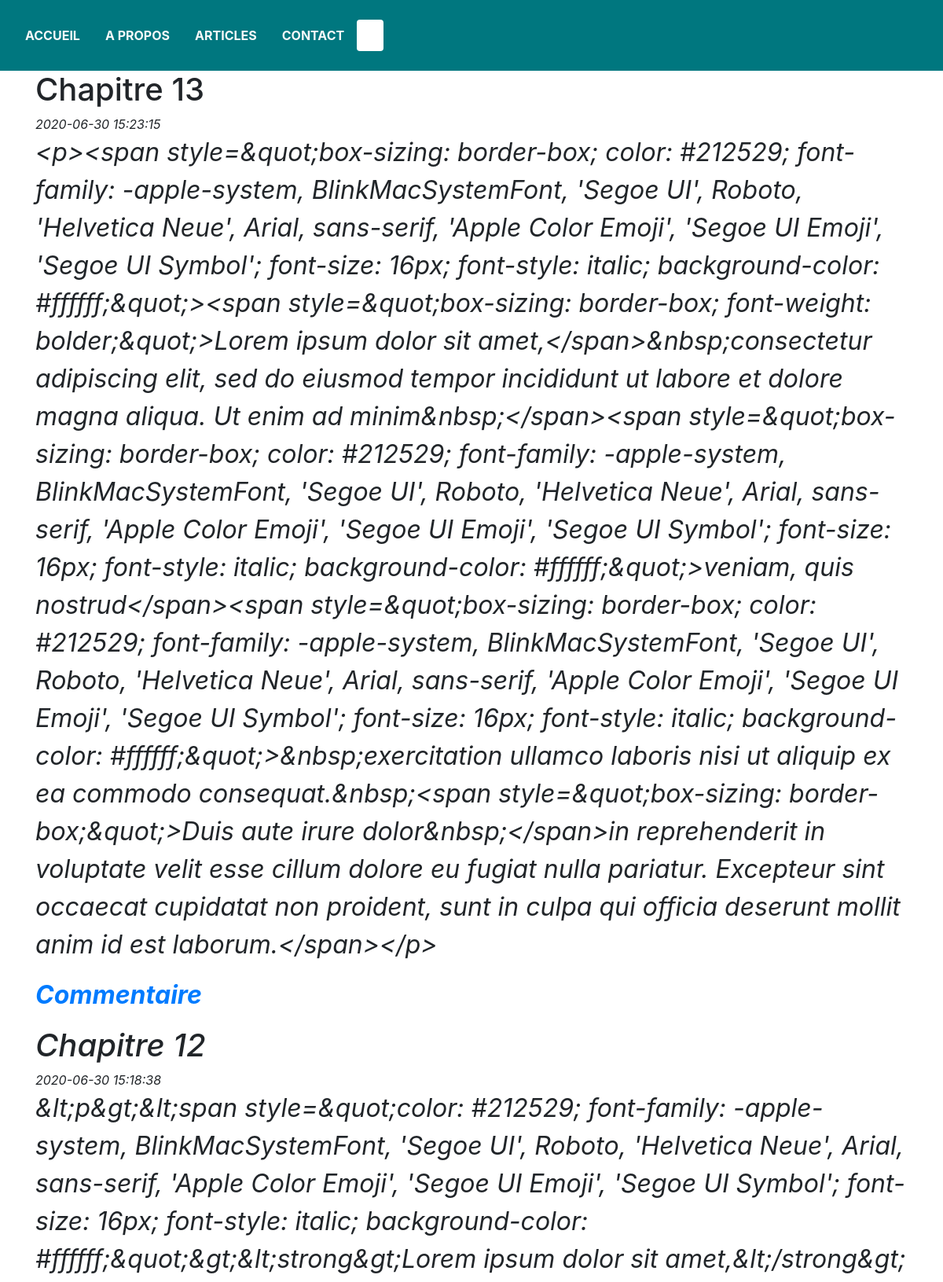
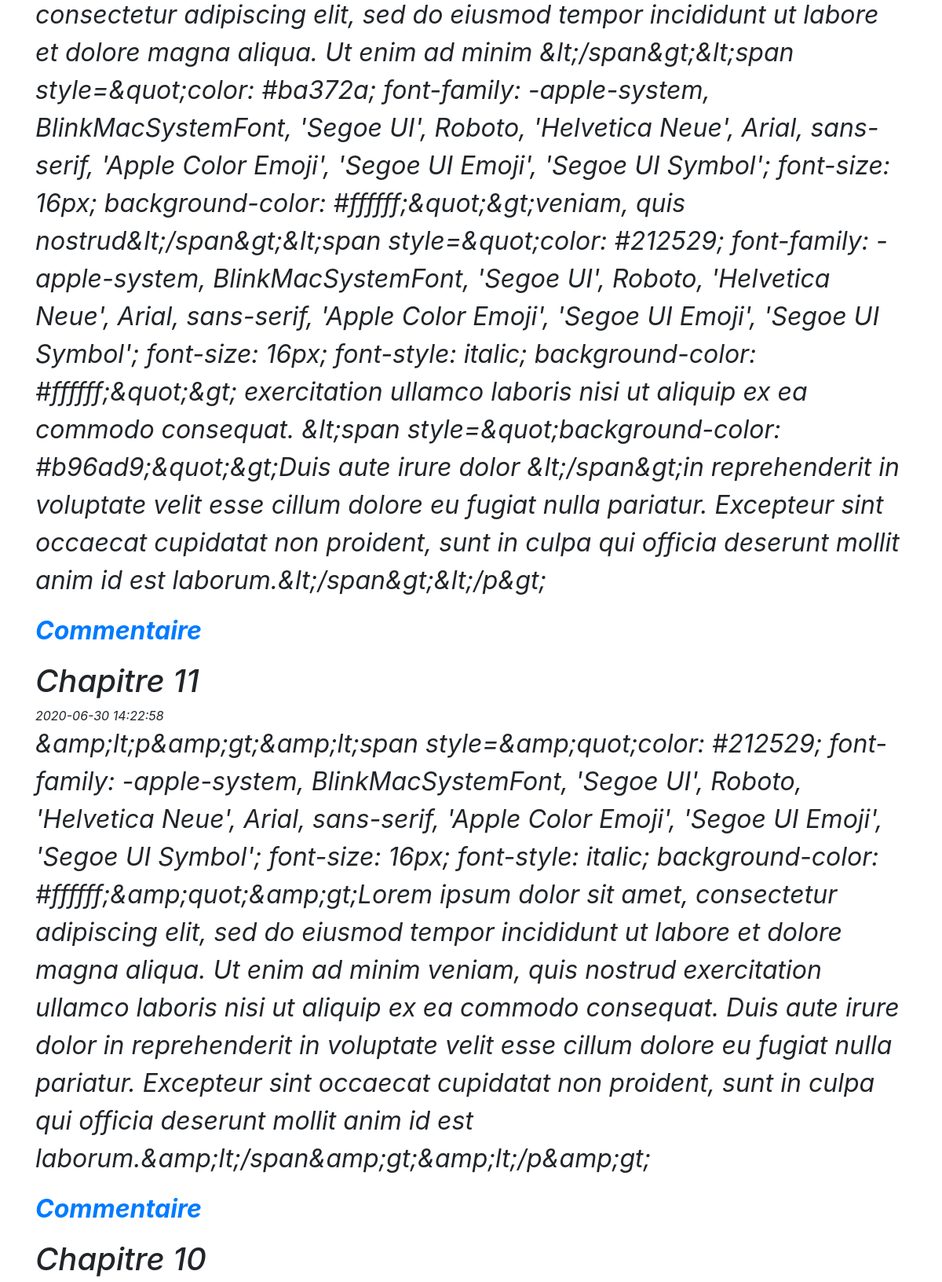
The page /controllerArticles.php (upper part) on the database its author committed (2 pictures, top to bottom).
### tables this page shows
CREATE TABLE IF NOT EXISTS `billets` (
  `id` int(11) NOT NULL AUTO_INCREMENT,
  `titre` varchar(255) NOT NULL,
  `contenu` text NOT NULL,
  `date_billet` datetime NOT NULL,
  PRIMARY KEY (`id`)
);

### controllerArticles.php (called while the page is built)
<?php
require('model.php');
$req = getBillets();
require('affichageArticles.php');
?>

### model.php (called while the page is built, shortened)
<?php
function getBillets()
{
    $bdd = dbConnect();
    $req = $bdd->query('SELECT * FROM billets ORDER BY date_billet DESC');
    return $req;
}
function dbConnect()
{
    try
    {
        $bdd = new PDO('mysql:host=localhost;dbname=billet_simple_pour_l\'alaska;charset=utf8', 'root', '');
        return $bdd;
    }
    catch(Exception $e)
    {
        die('Erreur : '.$e->getMessage());
    }
}
?>

### views/affichageArticles.php (the view, shortened to what this page needs)
<!DOCTYPE html>
<html>
    <head>
        <link rel="stylesheet" href="public/css/articles.css" />
        <link rel="stylesheet" href="https://maxcdn.bootstrapcdn.com/bootstrap/4.0.0/css/bootstrap.min.css">
    </head>
    <body>
        <header>
        	<?php include("sections-pages/barre-menu.php"); ?>
            <div class="container-pluid" >
            	<div class="row">
            		<div class="col-xs-12" id="image-header">
            		</div>
            	</div>
            </div>
        </header>
        <section>
            <?php
            while ($donnees = $req->fetch())
            {
            ?>
                <div class="container">
                    <h1><?php echo htmlspecialchars($donnees['titre']); ?></h1>
                    <div id="date-article"><em><?php echo $donnees['date_billet']; ?></</em></div>
                    <p><?php echo nl2br(htmlspecialchars($donnees['contenu'])); ?></p>
                    <div id="commentaire"><a href="index.php?billet= <?php echo $donnees['id']; ?>&amp;action=billet"><p><strong>Commentaire</strong></p></a></div>
                </div>
            <?php
            }
            ?>
        </section>
    </body>
</html>

### public/css/articles.css (style rules this page uses)
#image-header, img { width: 100%; height: 90px; }
@media all and (min-width: 641px) and (max-width: 1200px) { p { font-size: 2em; } }

### rows shown on the page
billets: titre "Chapitre 13", date_billet "2020-06-30 15:23:15", contenu "<p><span style=&quot;box-sizing: border-box; color: #212529; font-family: -apple-system, BlinkMacSystemFont, 'Segoe UI', Roboto, 'Helvetica Neue', Arial, sans-serif, 'Apple Color Emoji', 'Segoe UI Emoji', 'Segoe UI Symbol'; font-size: 16px; font-style: italic; background-color: #ffffff;&quot;><span style=&quot;box-sizing: border-box; font-weight: bolder;&quot;>Lorem ipsum dolor sit amet,</span>&nbsp;consectetur adipiscing elit, sed do eiusmod tempor incididunt ut labore et dolore magna aliqua. Ut enim ad minim&nbsp;</span><span style=&quot;box-sizing: border-box; color: #212529; font-family: -apple-system, BlinkMacSystemFont, 'Segoe UI', Roboto, 'Helvetica Neue', Arial, sans-serif, 'Apple…"
billets: titre "Chapitre 12", date_billet "2020-06-30 15:18:38", contenu "&lt;p&gt;&lt;span style=&quot;color: #212529; font-family: -apple-system, BlinkMacSystemFont, 'Segoe UI', Roboto, 'Helvetica Neue', Arial, sans-serif, 'Apple Color Emoji', 'Segoe UI Emoji', 'Segoe UI Symbol'; font-size: 16px; font-style: italic; background-color: #ffffff;&quot;&gt;&lt;strong&gt;Lorem ipsum dolor sit amet,&lt;/strong&gt; consectetur adipiscing elit, sed do eiusmod tempor incididunt ut labore et dolore magna aliqua. Ut enim ad minim &lt;/span&gt;&lt;span style=&quot;color: #ba372a; font-family: -apple-system, BlinkMacSystemFont, 'Segoe UI', Roboto, 'Helvetica Neue', Arial, sans-serif, 'Apple Color Emoji', 'Segoe UI Emoji', 'Segoe UI Symbol'; font-size: 16px; background-color:…"
billets: titre "Chapitre 11", date_billet "2020-06-30 14:22:58", contenu "&amp;lt;p&amp;gt;&amp;lt;span style=&amp;quot;color: #212529; font-family: -apple-system, BlinkMacSystemFont, 'Segoe UI', Roboto, 'Helvetica Neue', Arial, sans-serif, 'Apple Color Emoji', 'Segoe UI Emoji', 'Segoe UI Symbol'; font-size: 16px; font-style: italic; background-color: #ffffff;&amp;quot;&amp;gt;Lorem ipsum dolor sit amet, consectetur adipiscing elit, sed do eiusmod tempor incididunt ut labore et dolore magna aliqua. Ut enim ad minim veniam, quis nostrud exercitation ullamco laboris nisi ut aliquip ex ea commodo consequat. Duis aute irure dolor in reprehenderit in voluptate velit esse cillum dolore eu fugiat nulla pariatur. Excepteur sint occaecat cupidatat non proident, sunt in…"
billets: titre "Chapitre 10"
